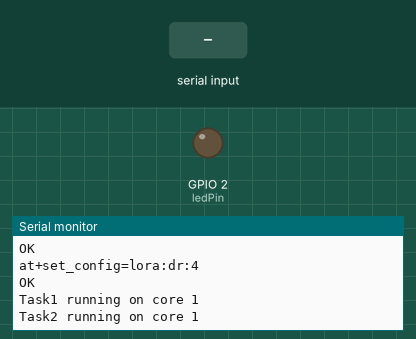
Bench run of a sketch on a simulated ESP32. Shown: output pins drawn as LEDs (lit = HIGH), the last lines printed to the serial monitor. The inputs (shaded band) are chosen by the test bench. The modem accepts every AT command (registered, SIM ready, sends succeed) and sends nothing else.

Above: at 17.0 s.
17.1 s: "at+recv=9\n" received over the second serial link
At 17.4 s:
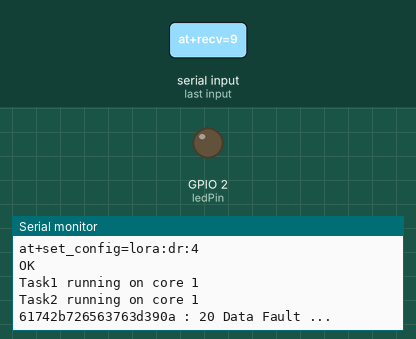
18.6 s: "1:01\n" received over the second serial link
At 20.5 s:
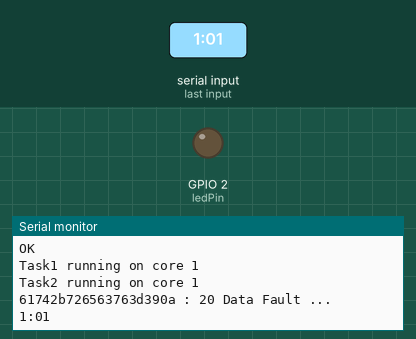
21.1 s: "1:00\n" received over the second serial link
At 21.6 s:
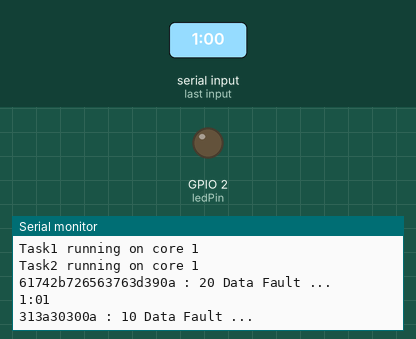

The sketch:

ESP32_RAK811_PowerMeter.ino
```cpp
#include <Arduino.h>
#include <Stream.h>
#include <HardwareSerial.h>
#include <stdlib.h>
long strtol (const char *__nptr, char **__endptr, int __base);

#define TX1_pin  16
#define RX1_pin  17
#define TX2_pin  18
#define RX2_pin  19

TaskHandle_t Task1;
TaskHandle_t Task2;
HardwareSerial myserial(1);
HardwareSerial meserial(2);

String Voltage_str = "";
String Current_str = "";
String Power_str = "";
String K_WattHours_str = "";
String P_Factor_str = "";
String Freq_str = "";

double Voltage = 0;
double Current = 0;
double Power = 0;
double K_WattHours = 0;
double P_Factor = 0;
double Freq = 0;

uint8_t command[8] = {0x01, 0x03, 0x00, 0x48, 0x00, 0x08, 0xC4, 0x1A};

String NwkSKey = "28AED22B7E1516A609CFABF715884F3C";
String AppSKey = "1628AE2B7E15D2A6ABF7CF4F3C158809";
String DevAddr = "FE78F372";

String payload = "";

const int ledPin = 2;
unsigned long previousMillis1 = 0;
const long interval1 = 300000;

unsigned long previousMillis = 0;
const long interval = 120000;

void setup()
{
  Serial.begin(115200);
  myserial.begin(115200, SERIAL_8N1, RX1_pin, TX1_pin);
  meserial.begin(4800, SERIAL_8N1, RX2_pin, TX2_pin);
  pinMode(ledPin, OUTPUT);
  digitalWrite(ledPin,LOW);

  Serial.print("at+set_config=device:restart\r\n");
  myserial.print("at+set_config=device:restart\r\n");
  delay(400);

  Serial.print("at+set_config=lora:work_mode:0\r\n");
  myserial.print("at+set_config=lora:work_mode:0\r\n");
  Read_serial();
  delay(400);

  Serial.print("at+set_config=lora:join_mode:1\r\n");
  myserial.print("at+set_config=lora:join_mode:1\r\n");
  Read_serial();
  delay(400);

  Serial.print("at+set_config=lora:region:AS923\r\n");
  myserial.print("at+set_config=lora:region:AS923\r\n");
  Read_serial();
  delay(400);

  Serial.print("at+set_config=lora:dev_addr\r\n");
  myserial.print("at+set_config=lora:dev_addr:" + DevAddr + "\r\n");
  Read_serial();
  delay(400);

  Serial.print("at+set_config=lora:nwks_key\r\n");
  myserial.print("at+set_config=lora:nwks_key:" + NwkSKey + "\r\n");
  Read_serial();
  delay(400);

  Serial.print("at+set_config=lora:apps_key\r\n");
  myserial.print("at+set_config=lora:apps_key:" + AppSKey + "\r\n");
  Read_serial();
  delay(400);

  Serial.print("at+join\r\n");
  myserial.print("at+join\r\n");
  Read_serial();
  delay(400);

  Serial.print("at+set_config=lora:confirm:1\r\n");
  myserial.print("at+set_config=lora:confirm:1\r\n");
  Read_serial();
  delay(400);

  Serial.print("at+set_config=lora:adr:0\r\n");
  myserial.print("at+set_config=lora:adr:0\r\n");
  Read_serial();
  delay(400);

  Serial.print("at+set_config=lora:tx_power:0\r\n");
  myserial.print("at+set_config=lora:tx_power:0\r\n");
  Read_serial();
  delay(400);

  Serial.print("at+set_config=lora:dr:4\r\n");
  myserial.print("at+set_config=lora:dr:4\r\n");
  Read_serial();
  delay(400);

  //create a task that will be executed in the Task1code() function, with priority 1 and executed on core 0
  xTaskCreatePinnedToCore(
    Task1code,   /* Task function. */
    "Task1",     /* name of task. */
    10000,       /* Stack size of task */
    NULL,        /* parameter of the task */
    1,           /* priority of the task */
    &Task1,      /* Task handle to keep track of created task */
    0);          /* pin task to core 0 */
  delay(10);

  //create a task that will be executed in the Task2code() function, with priority 1 and executed on core 1
  xTaskCreatePinnedToCore(
    Task2code,   /* Task function. */
    "Task2",     /* name of task. */
    10000,       /* Stack size of task */
    NULL,        /* parameter of the task */
    1,           /* priority of the task */
    &Task2,      /* Task handle to keep track of created task */
    1);          /* pin task to core 1 */
  delay(10);

}
//Task1code: blinks an LED every 1000 ms
void Task1code( void * pvParameters ) {
  Serial.print("Task1 running on core ");
  Serial.println(xPortGetCoreID());

  for (;;)
  {

    // Pause the task for 1 ms
    vTaskDelay(1 / portTICK_PERIOD_MS);
  }
}

//Task2code: blinks an LED every 700 ms
void Task2code( void * pvParameters ) {
  Serial.print("Task2 running on core ");
  Serial.println(xPortGetCoreID());

  for (;;)
  {
  unsigned long currentMillis = millis();
  if (currentMillis - previousMillis >= interval)
  {
    previousMillis = currentMillis;
    meserial.write(command, 8);
    meserial.flush(); // tried with and without this line

  }
    if (meserial.available() > 0)
    {
      String Out_data = "";
      char buffer[100];
      while (meserial.available())
      {
        byte my_data = meserial.read();
        sprintf(buffer, "%02x", my_data);// Serial.print(buffer);
        Out_data = Out_data + String(buffer);
      }
      Serial.print(Out_data);
      Serial.print(" : " + String(Out_data.length()));
      String data2 = Out_data.substring(0, 70);
      String crc = Out_data.substring(70);
      //Serial.print(data2);
      //Serial.println(" : " + String(data2.length()));
      String calculated_crc = "";
      calculated_crc = ModRTU_CRC(data2); //Modbus message without crc code. Reply the calculated crc code
      //Serial.println("---------------------------------");
      //Serial.println("Modbus CRC Calculated: " + calculated_crc);
      crc.toUpperCase();
      if (calculated_crc.equals(crc))
      {
        Serial.println(" Data OK ...");
        Voltage_str = Out_data.substring(6, 14);
        Current_str = Out_data.substring(14, 22);
        Power_str = Out_data.substring(22, 30);
        K_WattHours_str = Out_data.substring(30, 38);
        P_Factor_str = Out_data.substring(38, 46);
        Freq_str = Out_data.substring(62, 70);

        //  Serial.println(Voltage_str);
        //  Serial.println(Current_str);
        //  Serial.println(Power_str);
        //  Serial.println(K_WattHours_str);
        //  Serial.println(P_Factor_str);
        //  Serial.println(Freq_str);

        Voltage = (strtol(Voltage_str.c_str(), NULL, 16)) / 10000.00;
        Current = (strtol(Current_str.c_str(), NULL, 16)) / 10000.00;
        Power = (strtol(Power_str.c_str(), NULL, 16)) / 10000.00;
        K_WattHours = (strtol(K_WattHours_str.c_str(), NULL, 16)) / 10000.00;
        P_Factor = (strtol(P_Factor_str.c_str(), NULL, 16)) / 1000.00;
        Freq = (strtol(Freq_str.c_str(), NULL, 16)) / 100.00;

        Serial.println("Voltage : " + String(Voltage, 4));
        Serial.println("Current : " + String(Current, 4));
        Serial.println("Power : " + String(Power, 4));
        Serial.println("K_Watt Hours : " + String(K_WattHours, 4));
        Serial.println("Power Factor : " + String(P_Factor, 4));
        Serial.println("Freq : " + String(Freq, 4));

        String tmp = "1,"+ String(Voltage, 2) + "," + String(Current, 4);
               tmp = tmp + "," + String(Power, 4) + "," + String(K_WattHours, 4);
               tmp = tmp + "," + String(P_Factor, 2) + "," + String(Freq, 2);
        payload = str2HexStr(tmp);
        Serial.println(payload);

      }
      else Serial.println(" Data Fault ...");
    }
    // Pause the task for 1 ms
    vTaskDelay(1 / portTICK_PERIOD_MS);
  }
}
void loop()
{
  unsigned long currentMillis1 = millis();
  if (currentMillis1 - previousMillis1 >= interval1)
  {
    previousMillis1 = currentMillis1;
    Serial.print("Send data ...\r\n");
    myserial.print("at+send=lora:1:" + payload + "\r\n");
  }
  Read_serial();
}
String getValue(String data, char separator, int index)
{
  int found = 0;
  int strIndex[] = {0, -1};
  int maxIndex = data.length() - 1;

  for (int i = 0; i <= maxIndex && found <= index; i++)
  {
    if (data.charAt(i) == separator || i == maxIndex)
    {
      found++;
      strIndex[0] = strIndex[1] + 1;
      strIndex[1] = (i == maxIndex) ? i + 1 : i;
    }
  }
  return found > index ? data.substring(strIndex[0], strIndex[1]) : "";
}
String  str2HexStr(String strin)
{
  int lenuse = strin.length();
  char charBuf[lenuse * 2 - 1];
  char strBuf[lenuse * 2 - 1];
  String strout = "";
  strin.toCharArray(charBuf, lenuse * 2) ;
  for (int i = 0; i < lenuse; i++)
  {
    sprintf(strBuf, "%02X", charBuf[i]);

    if (String(strBuf) != F("00") )
    {
      strout += strBuf;
    }
  }

  return strout;
}
void Read_serial()
{
  if (myserial.available())
  {
    while (myserial.available() > 0)
    {
      String input = myserial.readStringUntil('\r');
      Serial.println(input);
      if (input.indexOf("at+recv=9") != -1)
      {
        String tmp = getValue(input, ',', 3);
        if (tmp.equals("1:01"))
        {
          Serial.println("POWER ON");
          digitalWrite(ledPin, HIGH);
        }
        else if (tmp.equals("1:00"))
        {
          Serial.println("POWER OFF");
          digitalWrite(ledPin, LOW);
        }
      }
    }
  }
}
String HexString2ASCIIString(String hexstring)
{
  String temp = "", sub = "", result;
  char buf[3];
  for (int i = 0; i < hexstring.length(); i += 2)
  {
    sub = hexstring.substring(i, i + 2);
    sub.toCharArray(buf, 3);
    char b = (char)strtol(buf, 0, 16);
    if (b == '\0')
      break;
    temp += b;
  }
  return temp;
}

// Compute the MODBUS RTU CRC
String ModRTU_CRC(String raw_msg_data)
{
  //Calc raw_msg_data length
  byte raw_msg_data_byte[raw_msg_data.length() / 2];
  //Convert the raw_msg_data to a byte array raw_msg_data
  for (int i = 0; i < raw_msg_data.length() / 2; i++)
  {
    raw_msg_data_byte[i] = StrtoByte(raw_msg_data.substring(2 * i, 2 * i + 2));
  }

  //Calc the raw_msg_data_byte CRC code
  uint16_t crc = 0xFFFF;
  String crc_string = "";
  for (int pos = 0; pos < raw_msg_data.length() / 2; pos++)
  {
    crc ^= (uint16_t)raw_msg_data_byte[pos];          // XOR byte into least sig. byte of crc
    for (int i = 8; i != 0; i--) {    // Loop over each bit
      if ((crc & 0x0001) != 0) {      // If the LSB is set
        crc >>= 1;                    // Shift right and XOR 0xA001
        crc ^= 0xA001;
      }
      else                            // Else LSB is not set
        crc >>= 1;                    // Just shift right
    }
  }
  // Note, this number has low and high bytes swapped, so use it accordingly (or swap bytes)

  //Become crc byte to a capital letter String
  crc_string = String(crc, HEX);
  crc_string.toUpperCase();

  //The crc should be like XXYY. Add zeros if need it
  if (crc_string.length() == 1)
  {
    crc_string = "000" + crc_string;
  }
  else if (crc_string.length() == 2)
  {
    crc_string = "00" + crc_string;
  }
  else if (crc_string.length() == 3)
  {
    crc_string = "0" + crc_string;
  }
  else
  {
    //OK
  }

  //Invert the byte positions
  crc_string = crc_string.substring(2, 4) + crc_string.substring(0, 2);
  return crc_string;
}

//String to byte --> Example: String = "C4" --> byte = {0xC4}
byte StrtoByte (String str_value)
{
  char char_buff[3];
  str_value.toCharArray(char_buff, 3);
  byte byte_value = strtoul(char_buff, NULL, 16);
  return byte_value;
}
```

Measured:
- after the input at 17.1 s, the serial monitor: prints a new line at once (image 1)
- after the input at 18.6 s, the serial monitor: prints a new line after 1.0 s (image 2)
- after the input at 21.1 s, the serial monitor: prints a new line at once (image 3)
